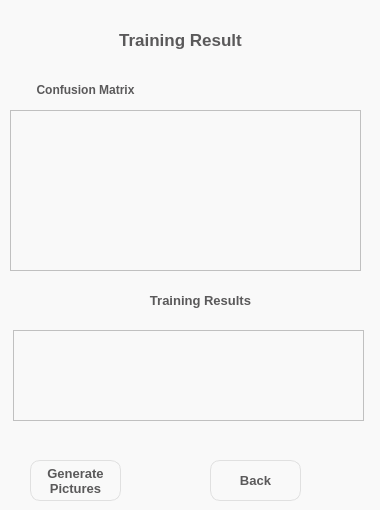
     <widget class="QWidget" name="result_page">
      <property name="styleSheet">
       <string notr="true">background-color: rgb(249,249,249);</string>
      </property>
      <widget class="QLabel" name="label_16">
       <property name="geometry">
        <rect>
         <x>50</x>
         <y>20</y>
         <width>261</width>
         <height>41</height>
        </rect>
       </property>
       <property name="font">
        <font>
         <family>Segoe UI</family>
         <pointsize>13</pointsize>
         <weight>75</weight>
         <bold>true</bold>
        </font>
       </property>
       <property name="styleSheet">
        <string notr="true">color: rgb(90, 89, 90);</string>
       </property>
       <property name="text">
        <string>&lt;html&gt;&lt;head/&gt;&lt;body&gt;&lt;p align=&quot;center&quot;&gt;Training Result&lt;/p&gt;&lt;/body&gt;&lt;/html&gt;</string>
       </property>
      </widget>
      <widget class="QTableWidget" name="cm_table">
       <property name="geometry">
        <rect>
         <x>10</x>
         <y>110</y>
         <width>351</width>
         <height>161</height>
        </rect>
       </property>
       <property name="styleSheet">
        <string notr="true">background-color: rgb(249, 249, 249);
color: rgb(90, 89, 90);</string>
       </property>
       <property name="editTriggers">
        <set>QAbstractItemView::NoEditTriggers</set>
       </property>
      </widget>
      <widget class="QLabel" name="label_17">
       <property name="geometry">
        <rect>
         <x>30</x>
         <y>80</y>
         <width>111</width>
         <height>21</height>
        </rect>
       </property>
       <property name="font">
        <font>
         <family>Segoe UI</family>
         <weight>75</weight>
         <bold>true</bold>
        </font>
       </property>
       <property name="styleSheet">
        <string notr="true">color: rgb(90, 89, 90);</string>
       </property>
       <property name="text">
        <string>&lt;html&gt;&lt;head/&gt;&lt;body&gt;&lt;p align=&quot;center&quot;&gt;Confusion Matrix&lt;/p&gt;&lt;/body&gt;&lt;/html&gt;</string>
       </property>
      </widget>
      <widget class="QLabel" name="label_18">
       <property name="geometry">
        <rect>
         <x>30</x>
         <y>290</y>
         <width>341</width>
         <height>21</height>
        </rect>
       </property>
       <property name="font">
        <font>
         <family>Segoe UI</family>
         <pointsize>10</pointsize>
         <weight>75</weight>
         <bold>true</bold>
        </font>
       </property>
       <property name="styleSheet">
        <string notr="true">color: rgb(90, 89, 90);</string>
       </property>
       <property name="text">
        <string>&lt;html&gt;&lt;head/&gt;&lt;body&gt;&lt;p align=&quot;center&quot;&gt;Training Results&lt;/p&gt;&lt;/body&gt;&lt;/html&gt;</string>
       </property>
      </widget>
      <widget class="QPushButton" name="matplot_btn">
       <property name="geometry">
        <rect>
         <x>30</x>
         <y>460</y>
         <width>91</width>
         <height>41</height>
        </rect>
       </property>
       <property name="font">
        <font>
         <family>Segoe UI</family>
         <pointsize>10</pointsize>
         <weight>75</weight>
         <bold>true</bold>
        </font>
       </property>
       <property name="styleSheet">
        <string notr="true">QPushButton#matplot_btn {
    border-radius: 10px;
border: 1px solid rgb(224,224,224);
    color: rgb(90, 89, 90);
}

QPushButton:hover {
    /* Add your hover effect styles here */
    background-color: rgb(170,172,175); /* Example: change background color to red */
}
</string>
       </property>
       <property name="text">
        <string>Generate
Pictures</string>
       </property>
      </widget>
      <widget class="QPushButton" name="back_result_btn">
       <property name="geometry">
        <rect>
         <x>210</x>
         <y>460</y>
         <width>91</width>
         <height>41</height>
        </rect>
       </property>
       <property name="font">
        <font>
         <family>Segoe UI</family>
         <pointsize>10</pointsize>
         <weight>75</weight>
         <bold>true</bold>
        </font>
       </property>
       <property name="styleSheet">
        <string notr="true">QPushButton#back_result_btn {
    border-radius: 10px;
border: 1px solid rgb(224,224,224);
    color: rgb(90, 89, 90);
}

QPushButton:hover {
    /* Add your hover effect styles here */
    background-color: rgb(170,172,175); /* Example: change background color to red */
}
</string>
       </property>
       <property name="text">
        <string>Back</string>
       </property>
      </widget>
      <widget class="QPlainTextEdit" name="as_table">
       <property name="geometry">
        <rect>
         <x>13</x>
         <y>330</y>
         <width>351</width>
         <height>91</height>
        </rect>
       </property>
       <property name="font">
        <font>
         <family>Segoe UI</family>
         <pointsize>10</pointsize>
         <weight>75</weight>
         <bold>true</bold>
        </font>
       </property>
       <property name="styleSheet">
        <string notr="true">background-color: rgb(249, 249, 249);
color: rgb(90, 89, 90);</string>
       </property>
       <property name="readOnly">
        <bool>true</bool>
       </property>
      </widget>
     </widget>
